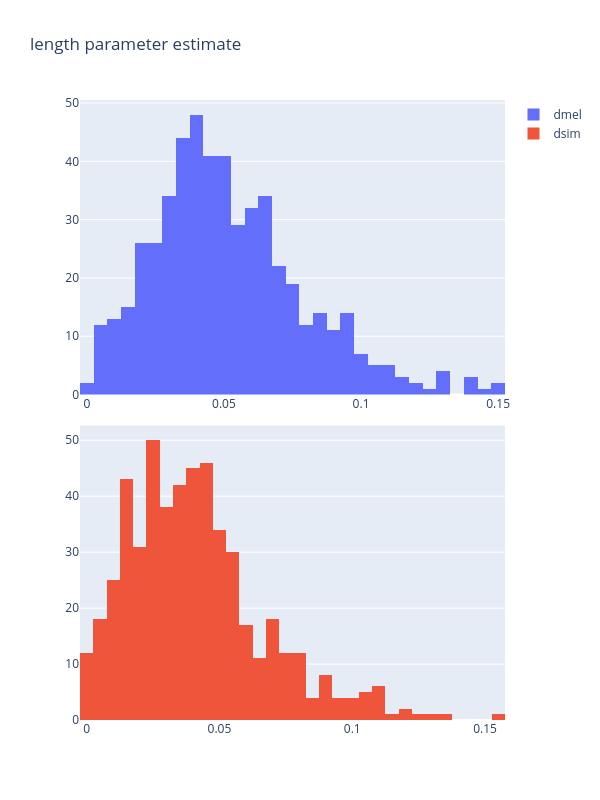

Notebook code cell kept with this figure:
### Code cell
fig = make_subplots(rows=2, cols=1, vertical_spacing=0.05)

fig.add_trace(
    go.Histogram(x=df["dmel_len"], name = "dmel", nbinsx=60),
    row=1, col=1
)

fig.add_trace(
    go.Histogram(x=df["dsim_len"], name="dsim", nbinsx=60),
    row=2, col=1
)

fig.update_layout(height=800, width=600, title_text="length parameter estimate")
fig.show()

fig.write_image(fig_dir / "branch_len.jpg", format="jpg")

### Figure 1 — Plotly figure (JSON) as saved in the notebook; plotly's stock layout.template omitted (floating-point values rounded to 4 significant figures; data arrays with more than 128 entries replaced by an {"elided": "..."} marker saying what was removed)
{"data": [{"name": "dmel", "nbinsx": 60, "type": "histogram", "x": {"elided": "522 float values"}, "xaxis": "x", "yaxis": "y"}, {"name": "dsim", "nbinsx": 60, "type": "histogram", "x": {"elided": "522 float values"}, "xaxis": "x2", "yaxis": "y2"}], "layout": {"height": 800, "title": {"text": "length parameter estimate"}, "width": 600, "xaxis": {"anchor": "y", "domain": [0, 1]}, "xaxis2": {"anchor": "y2", "domain": [0, 1]}, "yaxis": {"anchor": "x", "domain": [0.525, 1]}, "yaxis2": {"anchor": "x2", "domain": [0, 0.475]}}}
